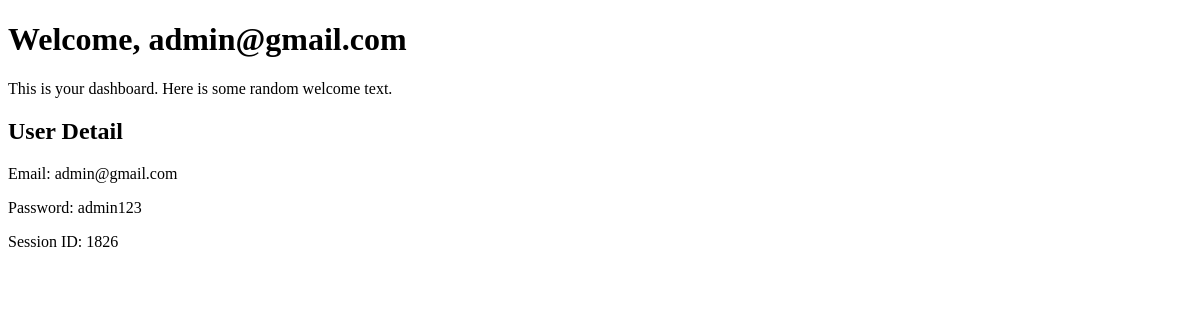
Before: /dashboard/2/ with the older database file.
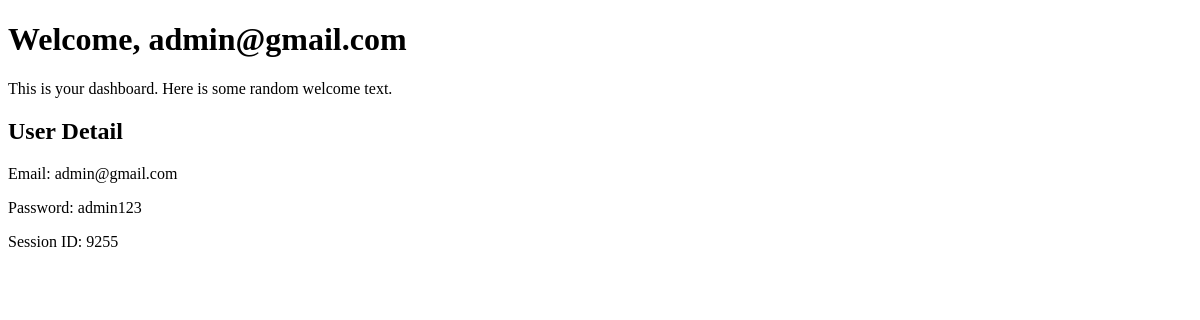
After: the same page with the newer database file.
### authdemo/models.py (models this page shows)
class User(models.Model):
    email = models.EmailField(unique=True)
    password = models.CharField(max_length=100)  # Stored in plain text (vulnerable)
    session_id = models.CharField(max_length=100, blank=True, null=True)  # Weak session tracking

### authdemo/views.py (the view)
# urls.py: path("dashboard/<int:user_id>/", dashboard, name="dashboard"),
def dashboard(request, user_id):
    user = User.objects.filter(id=user_id).first()
    if user:
        return render(request, "dashboard.html", {"user": user})
    else:
        return HttpResponse("User not found")

### authdemo/templates/dashboard.html (shortened to what this page needs)
<!DOCTYPE html>
<html>
<head>
</head>
<body>
    <h1>Welcome, {{ user.email }}</h1>
    <p>This is your dashboard. Here is some random welcome text.</p>
    <h2>User Detail</h2>
    <p>Email: {{ user.email }}</p>
    <p>Password: {{ user.password }}</p>
    <p>Session ID: {{ user.session_id }}</p>
</body>
</html>

Changed rows visible on the page:
changed User "admin@gmail.com": session_id "1826" → "9255"
